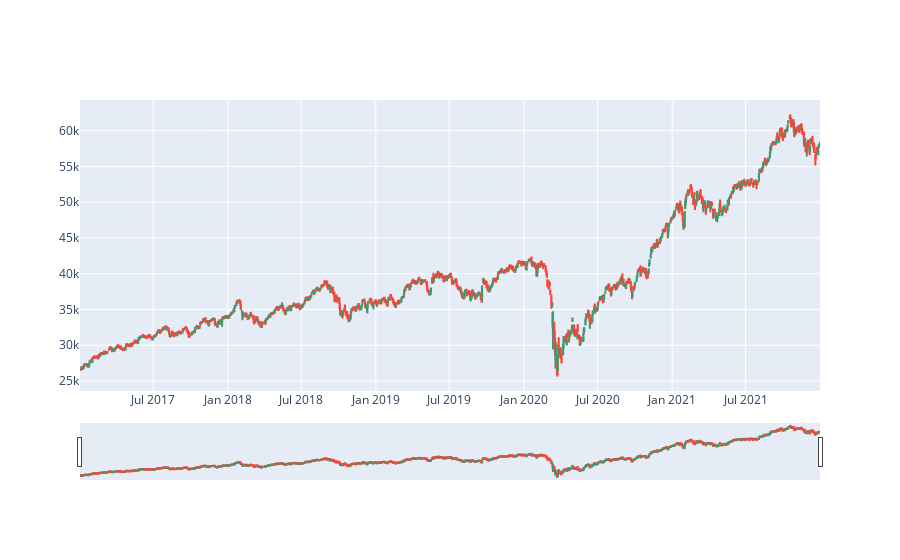

The notebook cell this image was saved under:
### Code cell
# candle stick plot
import plotly.graph_objects as go

fig = go.Figure(data=[go.Candlestick(x=stock["Date"],
                open=stock['Open'],
                high=stock['High'],
                low=stock['Low'],
                close=stock['Close'])])

fig.show()

### Figure 1 — Plotly figure (JSON) as saved in the notebook; plotly's stock layout.template omitted (floating-point values rounded to 4 significant figures; data arrays with more than 128 entries replaced by an {"elided": "..."} marker saying what was removed)
{"data": [{"close": {"elided": "1239 float values"}, "high": {"elided": "1239 float values"}, "low": {"elided": "1239 float values"}, "open": {"elided": "1239 float values"}, "type": "candlestick", "x": {"elided": "1239 str values"}}], "layout": {}}
